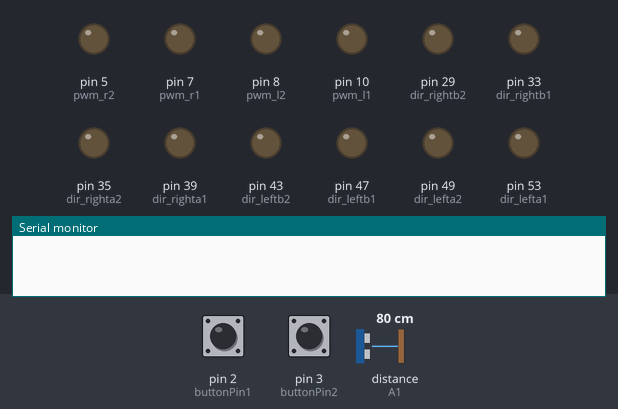
This sketch was run on a simulated Arduino Mega 2560, built with avr-gcc and run on an emulated ATmega2560. On the bench: output pins drawn as LEDs (lit = HIGH), the last lines printed to the serial monitor. Dashed ring = blinking. The test bench sets the inputs (shaded band); at power-on: pin 2 (buttonPin1) LOW, pin 3 (buttonPin2) LOW, distance to the obstacle (sensor on A1) 80 cm. The echo pulse lasts 58.3 µs per cm; pins used as bus, display or sensor lines are not drawn.

Above: at 1.2 s.
1.3 s: pin 2 (buttonPin1) pulled HIGH for 1 s
At 3.8 s:
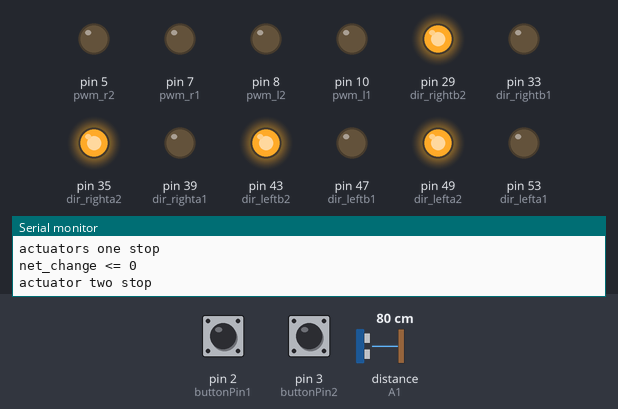
4.3 s: pin 3 (buttonPin2) pulled HIGH for 3.2 s
At 8.4 s:
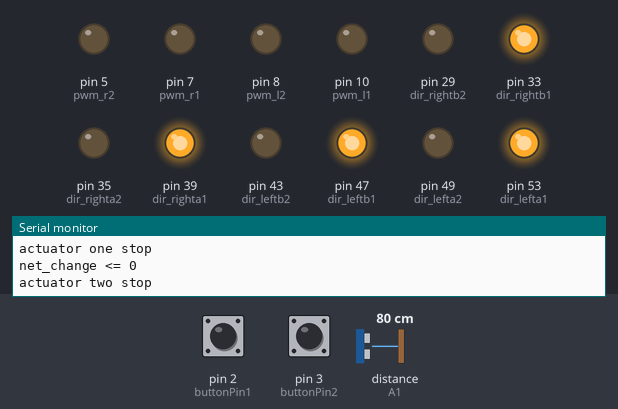
9.0 s: pin 2 (buttonPin1) pulled HIGH for 0.15 s
At 9.6 s:
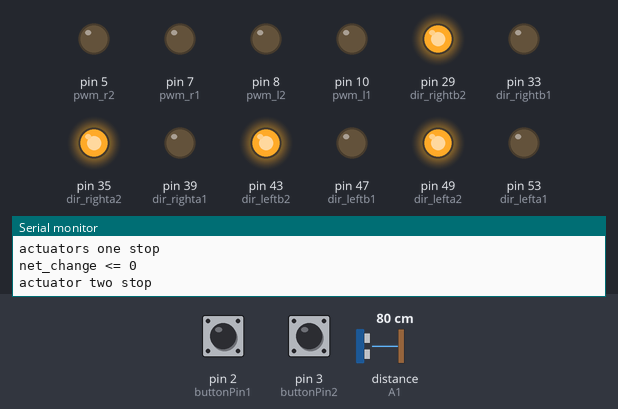
10.7 s: pin 2 (buttonPin1) pulled HIGH for 3.2 s
At 11.13 s:
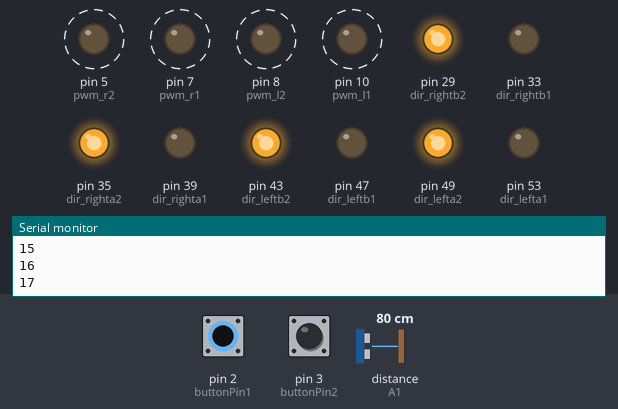
Timing chart, 0 to 15.6 s (numbered marks = the images above; inputs shaded):
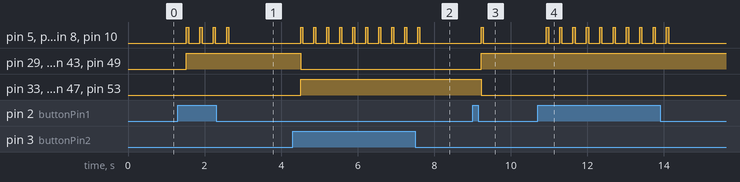

The sketch:

exo_20-02.ino
```cpp
#define TRIG_PIN  A2
#define ECHO_PIN  A1
#define dir_lefta1 53  //expansion left a
#define dir_lefta2 49  //compression left a
#define dir_leftb1 47   //expansion left b
#define dir_leftb2 43   //compression left b
#define dir_righta1 39  //expansion right b
#define dir_righta2 35   //compression right b
#define dir_rightb1 33   //expansion right a
#define dir_rightb2 29   //compression right a
#define pwm_l1 10  //left a
#define pwm_l2 8    //left b
#define pwm_r1 7  //right b
#define pwm_r2 5  //right a
#define limitswitch1 11
#define limitswitch2 12

float ultra();
int buttonPin1 =  2;     // the number of the pushbutton pin
int buttonPin2 =  3;

double X[70]={9.88534,9.88534,9.62008,9.88534,9.88534,9.35516,9.62008,9.35516,9.09062,8.82649,8.82649,8.82649,9.09062,8.56281,8.56281,8.82649,8.82649,8.29962,8.29962,8.56281,8.03695,8.03695,8.29962,8.29962,7.77484,8.29962,8.29962,7.77484,7.77484,8.03695,8.03695,7.51332,7.51332,8.03695,8.03695,7.51332,7.51332,8.03695,7.51332,7.51332,7.51332,8.29962,8.29962,7.77484,8.29962,8.29962,8.56281,8.03695,8.03695,8.82649,8.82649,8.29962,8.29962,9.35516,8.56281,9.88534,9.09062,10.1509,10.1509,9.62008,9.88534};
double x[70]={4.95585,5.04931,4.95585,5.32484,5.41506,5.14196,5.50447,5.41506,5.32484,5.32484,5.41506,5.50447,5.76778,5.59306,5.68083,5.9392,6.02367,5.85391,5.9392,6.19011,6.02367,6.10731,6.35319,6.51291,6.27207,6.66925,6.74614,6.5915,6.66925,6.89737,6.97169,6.82218,6.89737,7.26039,7.3304,7.18951,7.26039,7.60173,7.46781,7.53521,7.60173,8.04273,8.10218,7.98238,8.2752,8.33108,8.49333,8.38606,8.44014,8.79344,8.84028,8.74569,8.79344,9.18209,9.01852,9.43284,9.25835,9.58412,9.61159,9.5264,9.61159};
double c[70]={16.5, 17,17.5,18,18.5,19,19.5,20,20.5,21,21.5,22,22.5,23,23.5,24,24.5,25,25.5,26,26.5,27,27.5,28,28.5,29,29.5,30,30.5,31,31.5,32,32.5,33,33.5,34,34.5,35,35.5,36,36.6,37,37.5,38,38.5,39,39.5,40,40.5,41,41.3974,42,42.5,43,43.5,44,44.5,45,45.5,46,46.5};
int buttonState1 = 0;
int buttonState2 = 0;

float t1;
float t2;
float pulse_width ;
float cm;
float inches;
const unsigned int MAX_DIST = 23200;

float d;   //ultra sonic output
float h = 144.00       ; //height of exo
long unsigned int T1, T2, T3 , change_T1, change_T2, net_change, i  ;

void setup() {
  Serial.begin(9600);
  pinMode(buttonPin1, INPUT);
  pinMode(buttonPin2, INPUT);
  digitalWrite(buttonPin1, LOW);
  digitalWrite(buttonPin2, LOW);
  pinMode(TRIG_PIN, OUTPUT);
  pinMode(ECHO_PIN, INPUT);
  digitalWrite(TRIG_PIN, LOW);
  pinMode(pwm_l1, OUTPUT);
  pinMode(pwm_l2, OUTPUT);
  pinMode(pwm_r1, OUTPUT);
  pinMode(pwm_r2, OUTPUT);
  pinMode(dir_lefta1, OUTPUT );
  pinMode(dir_lefta2, OUTPUT);
  pinMode(dir_leftb1, OUTPUT );
  pinMode(dir_leftb2, OUTPUT);
  pinMode(dir_righta1, OUTPUT );
  pinMode(dir_righta2, OUTPUT);
  pinMode(dir_rightb1, OUTPUT );
  pinMode(dir_rightb2, OUTPUT);
  attachInterrupt(digitalPinToInterrupt(limitswitch1),STOP,FALLING);
  attachInterrupt(digitalPinToInterrupt(limitswitch2),STOP,FALLING);
}


void loop()
{
  buttonState1 = digitalRead(buttonPin1);
  buttonState2 = digitalRead(buttonPin2);

  // check if the pushbutton is pressed. If it is, the buttonState is HIGH:
  while (buttonState1 == HIGH && buttonState2 == LOW)
  {
    d=ultra();
    Serial.println(h-d);
    Serial.println("high");
    for (i = 0; i < 61; i++)
    {

      Serial.println(i);
      if (( c[i] < (h - d) ) && (c[i] > (h - d + 1) ) )
      {

        //  Serial.println(h - d);
        Serial.println("dataset");
        change_T1 = (abs(X[i+1] - X[i]) / .8);
        change_T2 = (abs(x[i+1] - x[i]) / .8);
        net_change = change_T1 - change_T2;
        break;
      }
    }

    if (net_change <= 0)
    {
      Serial.println("net_change <= 0");
      T1 = micros();
      T2 = T1 + abs( change_T1 * 1000000) ;
      while (1)
      {
        Serial.println("actuators run");
        act1();
        act2();
        T3 = micros();
        if (T3 >= T2)
        {
          T3 = micros();
          Serial.println("actuators one stop");
          break;
        }break;
      }
    }
    else
    {
      Serial.println("net_change > 0");
      T1 = micros();
      T2 = T1 + (change_T2 * 1000000) ;
      while (1)
      {
        Serial.println("actuators run");
        act1();
        act2();
        T3 = micros();
        if (T3 >= T2)
        {
          T3 = micros();
          Serial.println("actuator two stop");
          break;
        }
      }
    }
    if (net_change <= 0)
    {
      Serial.println("net_change <= 0");
      T1 = micros();
      T2 = T1 + (net_change * 1000000) ;
      while (1)
      {
        act2();
        T3 = micros();
        if (T3 >= T2)
        {
          T3 = micros();
          Serial.println("actuator two stop");
          break;
        }
      }
    }
    else
    {
      Serial.println("net_change> 0");
      T1 = micros();
      T2 = T1 + (net_change * 1000000) ;
      while (1)
      {

        act1();
        T3 = micros();
        if (T3 >= T2)
        {
          T3 = micros();
          Serial.println("actuator one stop");
          break;
        }
      }
    }
    STOP();
    //delay(500);
    break;
  }
  while (buttonState2 == HIGH && buttonState1 == LOW)
  {
    Serial.println("LOW");
    d=ultra();
    //Serial.println(h-d);
    for (i = 0; i < 61; i++)
    {
     //d=ultra();
      Serial.println(i);
      if (( c[i] < (h - d) ) && (c[i] > (h - d - 1) ) )
      {
        //Serial.println(h - d);
        Serial.print("dataset");
        change_T1 = (X[i] - X[i - 1] / .8);
        change_T2 = (x[i] - x[i - 1] / .8);
        net_change = change_T1 - change_T2;
        break;
      }
    }

    if (net_change <= 0)
    {
      Serial.println("net_change <= 0");
      T1 = micros();
      T2 = T1 + abs( change_T1 * 1000000) ;
      while (1)
      {
        Serial.println("actuator runs");
        act3();
        act4();
        T3 = micros();
        if (T3 >= T2)
        {
          T3 = micros();
          Serial.println("actuator one stop");
          //delay(10000);
           break;
        }
      }
    }
    else
    {
      Serial.println("net_change > 0");
      T1 = micros();
      T2 = T1 + (change_T2 * 1000000) ;
      while (1)
      {
        act3();
        act4();
        Serial.println("actuator runs");
        T3 = micros();
        if (T3 >= T2)
        {
          T3 = micros();
          Serial.println("actuator two stop");
          break;
        }
      }
    }
    if (net_change <= 0)
    {
      Serial.println("net_change <= 0");
      T1 = micros();
      T2 = T1 + (net_change * 1000000) ;
      while (1)
      {
        act4();
        T3 = micros();
        if (T3 >= T2)
        {
          T3 = micros();
          Serial.println("actuator two stop");
          break;
        }
      }
    }
    else
    {
      Serial.println("net_change > 0");
      T1 = micros();
      T2 = T1 + (net_change * 1000000) ;
      while (1)
      {

        act3();
        T3 = micros();
        if (T3 >= T2)
        {
          T3 = micros();
          Serial.println("actuator one stop");
          break;
        }
      }
    }
    STOP();
    //delay(500);
    break;
  }


  while (buttonState2 == HIGH && buttonState1 == HIGH)
  {
    //Serial.println('c');
    STOP();
    //delay(500);
    break;
  }
  while (buttonState2 == LOW && buttonState1 == LOW)
  {
    //Serial.println('d');
    STOP();
    //delay(500);
    break;
  }
}
void act1()
{
  if (X[i] >= X[i+1])
  {
    //compress
    digitalWrite(dir_lefta2, 1);
    digitalWrite(dir_lefta1, 0);
    analogWrite(pwm_l1, 255);
    digitalWrite(dir_rightb2, 1);
    digitalWrite(dir_rightb1, 0);
    analogWrite(pwm_r1, 255);
  }
  else
  {
    //expansion2
    digitalWrite(dir_lefta1, 1);
    digitalWrite(dir_lefta2, 0);
    analogWrite(pwm_l1, 255);
    digitalWrite(dir_rightb2, 0);
    digitalWrite(dir_rightb1, 1);
    analogWrite(pwm_r1, 255);
  }
}
 void act2()
{
  if (x[i] >= x[i+1])
  {
    //compress
    digitalWrite(dir_leftb2, 1);
    digitalWrite(dir_leftb1, 0);
    analogWrite(pwm_l2, 255);
    digitalWrite(dir_righta2, 1);
    digitalWrite(dir_righta1, 0);
    analogWrite(pwm_r2, 255);
  }
  else
  {
    digitalWrite(dir_leftb1 , 1);
    digitalWrite(dir_leftb2 , 0);
    analogWrite(pwm_l2, 255);
    digitalWrite(dir_righta1 , 1);
    digitalWrite(dir_righta2 , 0);
    analogWrite(pwm_r2, 255);
  }
}


void act3()
{
  if (X[i] >= X[i-1])
  {
    //compress
    digitalWrite(dir_lefta2, 1);
    digitalWrite(dir_lefta1, 0);
    analogWrite(pwm_l1, 255);
    digitalWrite(dir_rightb2, 1);
    digitalWrite(dir_rightb1, 0);
    analogWrite(pwm_r1, 255);
  }
  else
  {
    //expansion2
    digitalWrite(dir_lefta1, 1);
    digitalWrite(dir_lefta2, 0);
    analogWrite(pwm_l1, 255);
    digitalWrite(dir_rightb2, 0);
    digitalWrite(dir_rightb1, 1);
    analogWrite(pwm_r1, 255);
  }
}
  void act4()
{
  if (x[i] >= x[i-1])
  {
    //compress
    digitalWrite(dir_leftb2, 1);
    digitalWrite(dir_leftb1, 0);
    analogWrite(pwm_l2, 255);
    digitalWrite(dir_righta1, 0);
    digitalWrite(dir_righta2, 1);
    analogWrite(pwm_r2, 255);
  }
  else
  {
    digitalWrite(dir_leftb1 , 1);
    digitalWrite(dir_leftb2 , 0);
    analogWrite(pwm_l2, 255);
    digitalWrite(dir_righta1 , 1);
    digitalWrite(dir_righta2 , 0);
    analogWrite(pwm_r2, 255);
  }
}

float ultra()
{
  digitalWrite(TRIG_PIN, HIGH);
  delayMicroseconds(10);
  digitalWrite(TRIG_PIN, LOW);

  pulse_width = pulseIn(ECHO_PIN , HIGH); // t2 - t1;
  cm = pulse_width / 58.0;
  // inches = pulse_width / 148.0;
  if ( pulse_width > MAX_DIST )
  {
    Serial.println("Out of range");
  }
  else
  {
    //Serial.print(cm);
    //Serial.println(" cm \t");
    return cm;
  }
}
void STOP()
{
  analogWrite(pwm_l1, 0);
  analogWrite(pwm_l2, 0);
  analogWrite(pwm_r1, 0);
  analogWrite(pwm_r2, 0);
}
```

Measured:
- after the input at 1.3 s, pin 5 (pwm_r2), pin 7 (pwm_r1), pin 8 (pwm_l2), pin 10 (pwm_l1): alternates HIGH for 0.06 s and LOW for 0.29 s, 8 changes in all, then stays LOW, starting after 0.23 s; pin 29 (dir_rightb2), pin 35 (dir_righta2), pin 43 (dir_leftb2), pin 49 (dir_lefta2): LOW → HIGH after 0.23 s
- after the input at 4.3 s, pin 5 (pwm_r2), pin 7 (pwm_r1): alternates HIGH for 0.06 s and LOW for 0.28 s, 20 changes in all, then stays LOW, starting after 0.21 s
- after the input at 9.0 s, pin 5 (pwm_r2), pin 7 (pwm_r1): LOW → HIGH after 0.23 s, → LOW 0.06 s later
- after the input at 10.7 s, pin 5 (pwm_r2), pin 7 (pwm_r1), pin 8 (pwm_l2), pin 10 (pwm_l1): alternates HIGH for 0.06 s and LOW for 0.29 s, 20 changes in all, then stays LOW, starting after 0.23 s
